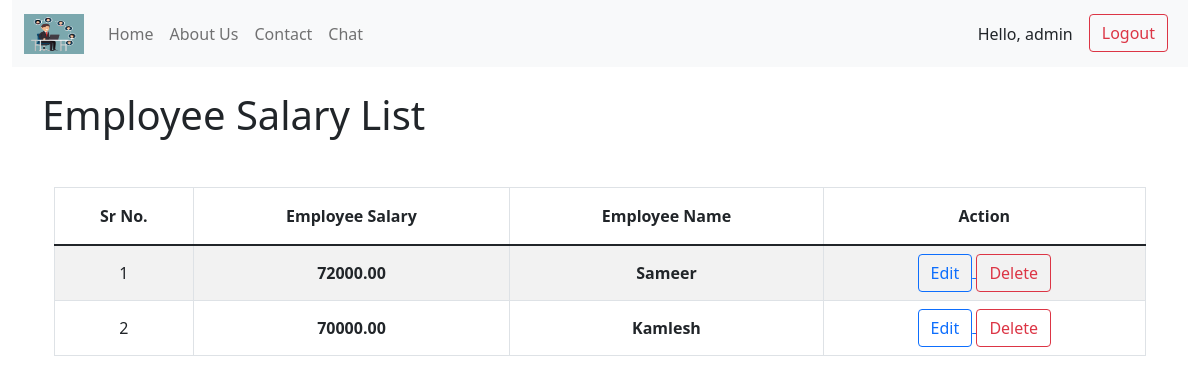
Page /app/employee-salary/ (signed in) on the committed database.
### employeeapp/models.py (models this page shows, shortened)
class Salary(models.Model):
    employee = models.OneToOneField(Employee, on_delete=models.CASCADE, related_name='salary')
    salary = models.DecimalField(max_digits=10, decimal_places=2)

class Employee(models.Model):
    name  = models.CharField(max_length=100)
    email = models.EmailField(unique = True)
    mobile = models.CharField(max_length=10, validators=[check_mobile_digit])
    department = models.ForeignKey(Department, on_delete=models.CASCADE)

### app/views.py (the view)
# urls.py: path('employee-salary/', views.employee_salary, name="employee-salary"),
@login_required
def employee_salary(request):
    saleries = Salary.objects.all()
    paginators = Paginator(saleries, 5)
    page = request.GET.get("page")
    saleries = paginators.get_page(page)
    context = {'saleries' :saleries}
    return render(request, 'employee_salary.html', context)

### app/templates/employee_salary.html (shortened to what this page needs)
{% extends "base.html" %}
{% block content %}
    <h1>Employee Salary List</h1>
    <div class="container-fluid mt-5">
        <table class="table table-striped table-hover table-bordered text-center align-middle">
            <thead>
                <tr>
                    <th class="py-3">Sr No.</th>
                    <th class="py-3">Employee Salary</th>
                    <th class="py-3">Employee Name</th>
                    <th class="py-3">Action</th>
                </tr>
            </thead>
            <tbody>
                {% for salerie in saleries %}
                <tr>
                    <td>{{forloop.counter}}</td>
                    <td class="fw-bold">{{salerie.salary}}</td>
                    <td class="fw-bold">{{salerie.employee.name}}</td>
                    <td>
                        <a href="{% url 'edit-salary'  salerie.pk %}">
                            <button class="btn btn-outline-primary">Edit</button>
                        </a>
                        <a href="{% url 'delete-salary'  salerie.pk%}">
                            <button class="btn btn-outline-danger">Delete</button>
                        </a>
                    </td>
                </tr>
                {% endfor %}
            </tbody>
        </table>
    </div>
{% endblock content %}

### templates/base.html (shortened to what this page needs)
{% load static %}
<!doctype html>
<html lang="en">
  <head>
    <link href="https://cdn.jsdelivr.net/npm/bootstrap@5.1.3/dist/css/bootstrap.min.css" rel="stylesheet">
  </head>
  <body>
    <div class="container-fluid">
        <nav class="navbar navbar-expand-lg navbar-light bg-light">
            <div class="container-fluid">
                <a class="navbar-brand" href="#">
                    <img src="{% static 'images/logo.jpg' %}" alt="Logo" width="60" height="40" class="d-inline-block align-text-top">
                </a>
                <div class="collapse navbar-collapse" id="navbarNav">
                    <ul class="navbar-nav">
                        <li class="nav-item">
                        <a class="nav-link"  href="{% url "home-page" %}">Home</a>
                        </li>
                        <li class="nav-item">
                        <a class="nav-link" href="{% url 'about-page' %}">About Us</a>
                        </li>
                        <li class="nav-item">
                        <a class="nav-link" href="{% url "contact-page" %}">Contact</a>
                        </li>
                        <li class="nav-item">
                        <a class="nav-link" href="#">Chat</a>
                        </li>
                    </ul>
                    <ul class="navbar-nav ms-auto">
                        {% if user.is_authenticated %}
                        <li class="nav-item">
                            <span class="nav-link text-dark me-2" >Hello, {{user.username}} </span>
                        </li>
                        <li class="nav-item">
                            <a class="btn btn-outline-danger me-2" href="{% url 'users:logout-user' %}">Logout</a>
                        </li>
                        {% endif %}
                    </ul>
                </div>
            </div>
        </nav>
    </div>
    <div class="container mt-4">
        {% block content %}
        {% endblock content %}
    </div>
  </body>
</html>

### rows in the picture
Salary: salary "72000.00", employee.name "Sameer"
Salary: salary "70000.00", employee.name "Kamlesh"

### other values in the picture
{{ user.username }} "admin"
